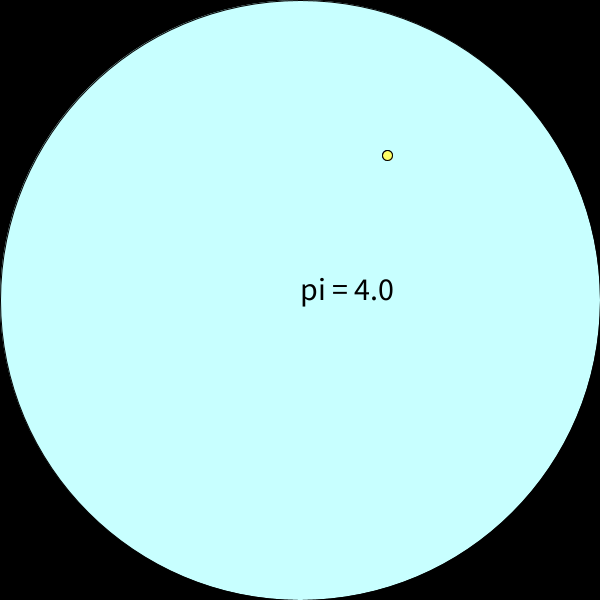
Frame 1 (no input)
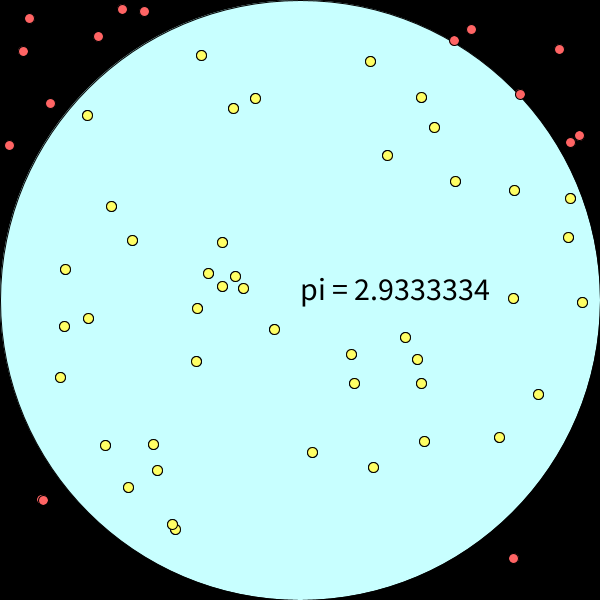
Frame 60 (the mouse pressed at the canvas centre just before this capture)
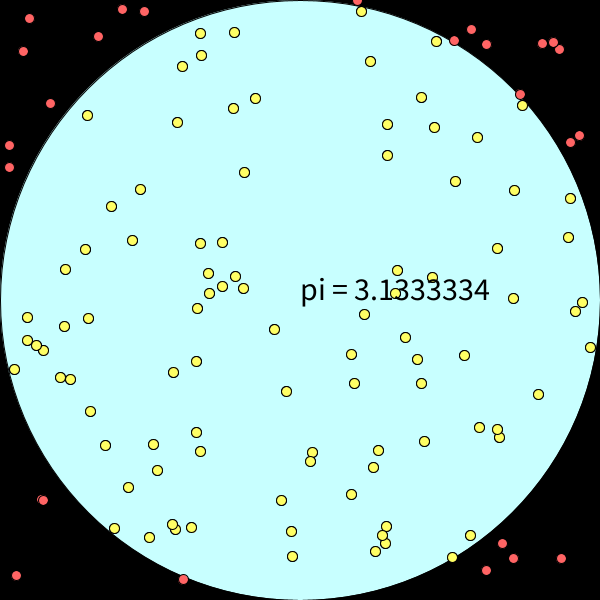
Frame 120 (the mouse held since frame 60 and released just before this capture)

The Processing sketch that drew these frames (run headless with seeded random() and noise(); from frame 60 on, the mouse is pressed at the canvas centre):

// Processing sketch: MonteCarloMethod_Pi
// ── MonteCarloMethod_Pi.pde
ArrayList<PVector> allPoints;
ArrayList<PVector> inCirclePoints;
int diameter = 0;
void setup(){
size(600, 600);
allPoints = new ArrayList<PVector>();
inCirclePoints = new ArrayList<PVector>();
diameter = width < height ? width : height;
frameRate(1000);
}
void draw(){
translate(diameter/2, diameter/2);
fill(0);
rect(-diameter/2, -diameter/2, diameter, diameter);
fill(200, 255, 255);
ellipse(0, 0, diameter, diameter);

float x = random(-diameter/2, diameter/2);
float y = random(-diameter/2, diameter/2);

allPoints.add(new PVector(x, y));

if(dist(x, y, 0, 0) < diameter/2){
  inCirclePoints.add(new PVector(x, y));
}

fill(255, 100, 100);
for(int i = 0; i < allPoints.size(); i++){
  PVector point = allPoints.get(i);
  ellipse(point.x, point.y, 10, 10);
}
fill(255, 255, 100);
for(int i = 0; i < inCirclePoints.size(); i++){
  PVector point = inCirclePoints.get(i);
  ellipse(point.x, point.y, 10, 10);
}
fill(0);
textSize(32);
text("pi = " + 4.*(float)inCirclePoints.size()/(float)allPoints.size(),0, 0);
}
